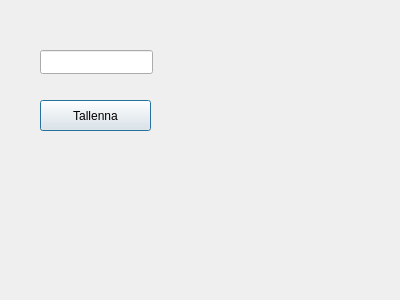
<?xml version="1.0" encoding="UTF-8"?>
<ui version="4.0">
 <class>Page2</class>
 <widget class="QDialog" name="Page2">
  <property name="geometry">
   <rect>
    <x>0</x>
    <y>0</y>
    <width>400</width>
    <height>300</height>
   </rect>
  </property>
  <property name="windowTitle">
   <string>Dialog</string>
  </property>
  <widget class="QLineEdit" name="textFname">
   <property name="geometry">
    <rect>
     <x>40</x>
     <y>50</y>
     <width>113</width>
     <height>24</height>
    </rect>
   </property>
  </widget>
  <widget class="QPushButton" name="btnSave">
   <property name="geometry">
    <rect>
     <x>40</x>
     <y>100</y>
     <width>111</width>
     <height>31</height>
    </rect>
   </property>
   <property name="text">
    <string>Tallenna</string>
   </property>
  </widget>
 </widget>
 <resources/>
 <connections/>
</ui>
